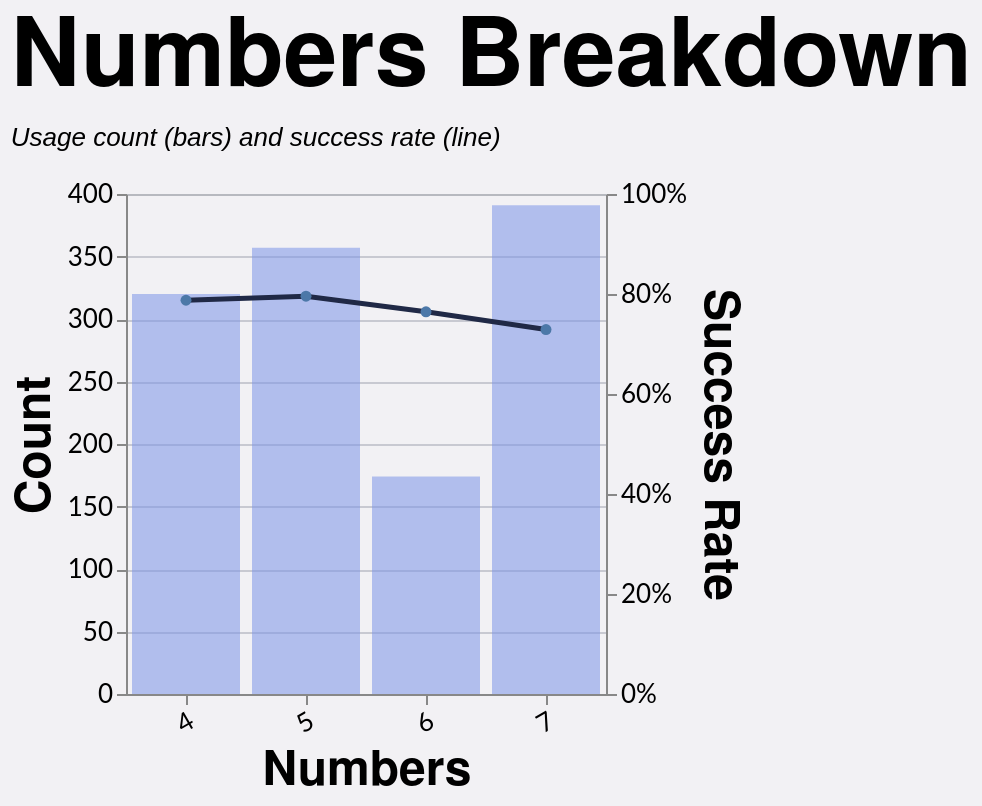

The Vega-Lite source for this figure:
### Vega-Lite specification from a JSON file in a GitHub repository (floating-point values rounded to 4 significant figures; data arrays with more than 128 entries replaced by an {"elided": "..."} marker saying what was removed)
{"config": {"axis": {"labelFont": "Lato, sans-serif", "titleFont": "PT Sans Narrow, Helvetica Neue, Helvetica, Arial, sans-serif", "labelFontSize": 13, "titleFontSize": 24, "gridColor": "#202947", "gridOpacity": 0.2}, "header": {"labelFont": "PT Sans Narrow, Helvetica Neue, Helvetica, Arial, sans-serif", "titleFont": "PT Sans Narrow, Helvetica Neue, Helvetica, Arial, sans-serif", "labelFontSize": 24, "titleFontSize": 28, "labelFontWeight": "bold", "orient": "left"}, "legend": {"labelFont": "Lato, sans-serif", "titleFont": "PT Sans Narrow, Helvetica Neue, Helvetica, Arial, sans-serif", "labelFontSize": 14, "titleFontSize": 16, "titlePadding": 5, "fillColor": "white", "strokeColor": "black", "padding": 10, "titleFontWeight": "lighter", "titleFontStyle": "italic", "titleColor": "gray", "offset": 10}, "title": {"font": "PT Sans Narrow, Helvetica Neue, Helvetica, Arial, sans-serif", "fontSize": 48, "fontWeight": "bold", "anchor": "start", "align": "center", "titlePadding": 20, "subtitlePadding": 10, "subtitleFontSize": 13, "subtitleColor": "", "subtitleFontStyle": "italic", "offset": 15, "color": "black"}, "axisX": {"labelAngle": 0}, "facet": {"title": null, "header": null, "align": {"row": "each", "column": "each"}}, "resolve": {"scale": {"y": "independent", "facet": "independent"}}, "background": "#f2f1f4"}, "layer": [{"mark": {"type": "bar", "color": "#7d96e8", "opacity": 0.55}, "encoding": {"tooltip": [{"field": "numbers", "title": "Numbers", "type": "nominal"}, {"field": "won", "format": ",.0f", "title": "Won", "type": "quantitative"}, {"field": "attempts", "format": ",.0f", "title": "Attempts", "type": "quantitative"}, {"field": "success_rate", "format": ".1%", "title": "Success Rate", "type": "quantitative"}], "x": {"axis": {"labelAngle": -30}, "field": "numbers", "sort": ["4", "5", "6", "7"], "title": "Numbers", "type": "nominal"}, "y": {"axis": {"format": ",.0f", "orient": "left"}, "field": "attempts", "title": "Count", "type": "quantitative"}}, "transform": [{"filter": "(loSquad == 'All' || datum.squad == loSquad) && (loGameType == 'All' || (loGameType == 'League + Cup' && (datum.game_type == 'League' || datum.game_type == 'Cup')) || (loGameType == 'League only' && datum.game_type == 'League') || datum.game_type == loGameType) && (loOpposition == 'All' || datum.opposition == loOpposition) && (loThrower == 'All' || datum.thrower == loThrower) && (loJumper == 'All' || datum.jumper == loJumper) && (loArea == 'All' || datum.area == loArea) && (loNumbers == 'All' || datum.numbers == loNumbers) && (loCallType == 'All' || datum.call_type == loCallType)"}, {"filter": "(loSeason == 'All' || datum.season == loSeason)"}, {"aggregate": [{"op": "count", "as": "attempts"}, {"op": "sum", "field": "won", "as": "won"}], "groupby": ["numbers"]}, {"calculate": "datum.won / datum.attempts", "as": "success_rate"}]}, {"mark": {"type": "line", "color": "#202946", "point": true, "strokeWidth": 2.5}, "encoding": {"tooltip": [{"field": "numbers", "title": "Numbers", "type": "nominal"}, {"field": "won", "format": ",.0f", "title": "Won", "type": "quantitative"}, {"field": "attempts", "format": ",.0f", "title": "Attempts", "type": "quantitative"}, {"field": "success_rate", "format": ".1%", "title": "Success Rate", "type": "quantitative"}], "x": {"axis": {"labelAngle": -30}, "field": "numbers", "sort": ["4", "5", "6", "7"], "title": "Numbers", "type": "nominal"}, "y": {"axis": {"format": "%", "orient": "right"}, "field": "success_rate", "scale": {"domain": [0, 1]}, "title": "Success Rate", "type": "quantitative"}}, "transform": [{"filter": "(loSquad == 'All' || datum.squad == loSquad) && (loGameType == 'All' || (loGameType == 'League + Cup' && (datum.game_type == 'League' || datum.game_type == 'Cup')) || (loGameType == 'League only' && datum.game_type == 'League') || datum.game_type == loGameType) && (loOpposition == 'All' || datum.opposition == loOpposition) && (loThrower == 'All' || datum.thrower == loThrower) && (loJumper == 'All' || datum.jumper == loJumper) && (loArea == 'All' || datum.area == loArea) && (loNumbers == 'All' || datum.numbers == loNumbers) && (loCallType == 'All' || datum.call_type == loCallType)"}, {"filter": "(loSeason == 'All' || datum.season == loSeason)"}, {"aggregate": [{"op": "count", "as": "attempts"}, {"op": "sum", "field": "won", "as": "won"}], "groupby": ["numbers"]}, {"calculate": "datum.won / datum.attempts", "as": "success_rate"}]}], "data": {"name": "data-8f67b32cb11d9725e3a2fd6bcb7c6e48"}, "height": 250, "params": [{"name": "loSquad", "value": "All"}, {"name": "loSeason", "value": "All"}, {"name": "loGameType", "value": "All"}, {"name": "loOpposition", "value": "All"}, {"name": "loThrower", "value": "All"}, {"name": "loJumper", "value": "All"}, {"name": "loArea", "value": "All"}, {"name": "loNumbers", "value": "All"}, {"name": "loCallType", "value": "All"}], "resolve": {"scale": {"y": "independent"}}, "title": {"text": "Numbers Breakdown", "subtitle": "Usage count (bars) and success rate (line)"}, "width": {"step": 60}, "$schema": "https://vega.github.io/schema/vega-lite/v5.20.1.json", "datasets": {"data-8f67b32cb11d9725e3a2fd6bcb7c6e48": {"elided": "1242 records"}}}
